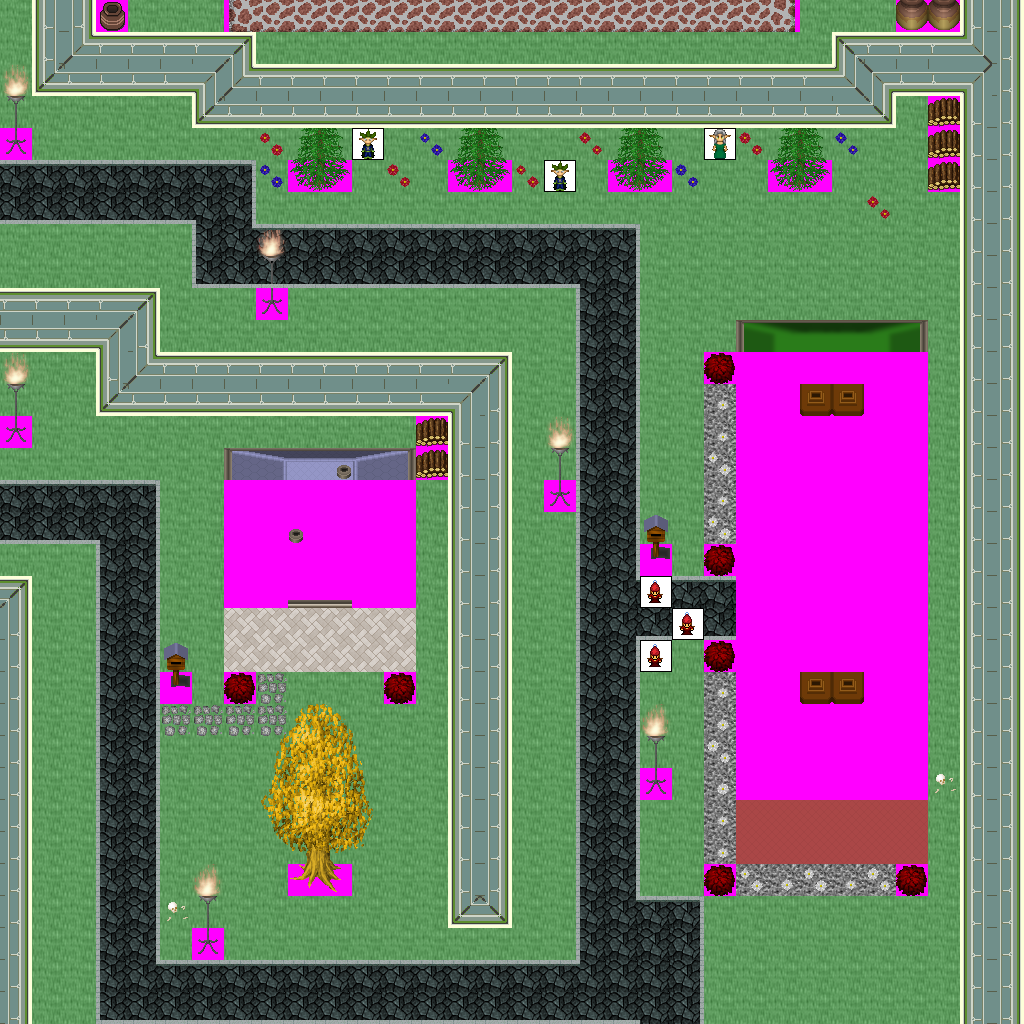

A level layout from a 2D game, rendered from its tile map. Below: a short description, then the map file with tile-grid data replaced by summaries:
An orthogonal 32x32 tile map with 32x32 px tiles, 7 tile layers (Ground, Objects, Above, Walkable, ...), 35 tilesets and 14 objects (7x newmap, from_east_0, from_east_1, from_east_2, from_east_3, ...).

<map version="1.0" orientation="orthogonal" width="32" height="32" tilewidth="32" tileheight="32">
 <tileset firstgid="1" name="ground_indoor_tiles" tilewidth="32" tileheight="32">
  <image source="../drawable/ground_indoor_tiles.png" width="64" height="128" />
 </tileset>
 <tileset firstgid="9" name="building_wall_int_blue_green" tilewidth="32" tileheight="32">
  <image source="../drawable/building_wall_int_blue_green.png" width="128" height="128" />
 </tileset>
 <tileset firstgid="25" name="building_wall_int_green_blue" tilewidth="32" tileheight="32">
  <image source="../drawable/building_wall_int_green_blue.png" width="128" height="128" />
 </tileset>
 <tileset firstgid="41" name="item_corpse_skull_pale" tilewidth="32" tileheight="32">
  <image source="../drawable/item_corpse_skull_pale.png" width="64" height="32" />
 </tileset>
 <tileset firstgid="43" name="building_wall_stone" tilewidth="32" tileheight="32">
  <image source="../drawable/building_wall_stone.png" width="96" height="128" />
 </tileset>
 <tileset firstgid="55" name="building_decoration_chimney" tilewidth="32" tileheight="32">
  <image source="../drawable/building_decoration_chimney.png" width="32" height="64" />
 </tileset>
 <tileset firstgid="57" name="building_door_closed" tilewidth="32" tileheight="32">
  <image source="../drawable/building_door_closed.png" width="32" height="32" />
 </tileset>
 <tileset firstgid="58" name="building_door_door" tilewidth="32" tileheight="32">
  <image source="../drawable/building_door_door.png" width="96" height="64" />
 </tileset>
 <tileset firstgid="64" name="building_roof_blue" tilewidth="32" tileheight="32">
  <image source="../drawable/building_roof_blue.png" width="160" height="128" />
 </tileset>
 <tileset firstgid="84" name="building_roof_green" tilewidth="32" tileheight="32">
  <image source="../drawable/building_roof_green.png" width="160" height="128" />
 </tileset>
 <tileset firstgid="104" name="building_roof_red" tilewidth="32" tileheight="32">
  <image source="../drawable/building_roof_red.png" width="160" height="128" />
 </tileset>
 <tileset firstgid="124" name="building_roof_roof_borders" tilewidth="32" tileheight="32">
  <image source="../drawable/building_roof_roof_borders.png" width="96" height="96" />
 </tileset>
 <tileset firstgid="133" name="building_window_window_long" tilewidth="32" tileheight="32">
  <image source="../drawable/building_window_window_long.png" width="96" height="32" />
 </tileset>
 <tileset firstgid="136" name="ground_cobbled_paving" tilewidth="32" tileheight="32">
  <image source="../drawable/ground_cobbled_paving.png" width="32" height="32" />
 </tileset>
 <tileset firstgid="137" name="ground_gravel" tilewidth="32" tileheight="32">
  <image source="../drawable/ground_gravel.png" width="32" height="32" />
 </tileset>
 <tileset firstgid="138" name="ground_stone_floors" tilewidth="32" tileheight="32">
  <image source="../drawable/ground_stone_floors.png" width="96" height="64" />
 </tileset>
 <tileset firstgid="144" name="ground_ground" tilewidth="32" tileheight="32">
  <image source="../drawable/ground_ground.png" width="96" height="352" />
 </tileset>
 <tileset firstgid="177" name="plant_bush_various_small" tilewidth="32" tileheight="32">
  <image source="../drawable/plant_bush_various_small.png" width="96" height="96" />
 </tileset>
 <tileset firstgid="186" name="plant_flower_daisy_blue" tilewidth="32" tileheight="32">
  <image source="../drawable/plant_flower_daisy_blue.png" width="64" height="128" />
 </tileset>
 <tileset firstgid="194" name="plant_flower_daisy_red" tilewidth="32" tileheight="32">
  <image source="../drawable/plant_flower_daisy_red.png" width="64" height="128" />
 </tileset>
 <tileset firstgid="202" name="plant_flower_daisy_white" tilewidth="32" tileheight="32">
  <image source="../drawable/plant_flower_daisy_white.png" width="64" height="128" />
 </tileset>
 <tileset firstgid="210" name="plant_tree_spruce" tilewidth="32" tileheight="32">
  <image source="../drawable/plant_tree_spruce.png" width="64" height="96" />
 </tileset>
 <tileset firstgid="216" name="item_pot_pot_purple" tilewidth="32" tileheight="32">
  <image source="../drawable/item_pot_pot_purple.png" width="32" height="32" />
 </tileset>
 <tileset firstgid="217" name="item_pot_pot_tall" tilewidth="32" tileheight="32">
  <image source="../drawable/item_pot_pot_tall.png" width="32" height="64" />
 </tileset>
 <tileset firstgid="219" name="item_postbox" tilewidth="32" tileheight="32">
  <image source="../drawable/item_postbox.png" width="64" height="64" />
 </tileset>
 <tileset firstgid="223" name="furniture_light_iron_lamp" tilewidth="32" tileheight="32">
  <image source="../drawable/furniture_light_iron_lamp.png" width="32" height="96" />
 </tileset>
 <tileset firstgid="226" name="furniture_light_flames" tilewidth="32" tileheight="32">
  <image source="../drawable/furniture_light_flames.png" width="192" height="32" />
 </tileset>
 <tileset firstgid="232" name="building_wall_bricked_edges" tilewidth="32" tileheight="32">
  <image source="../drawable/building_wall_bricked_edges.png" width="160" height="160" />
 </tileset>
 <tileset firstgid="257" name="plant_tree_tree_golden_large" tilewidth="32" tileheight="32">
  <image source="../drawable/plant_tree_tree_golden_large.png" width="128" height="192" />
 </tileset>
 <tileset firstgid="281" name="building_decoration_chimney_big" tilewidth="32" tileheight="32">
  <image source="../drawable/building_decoration_chimney_big.png" width="32" height="64" />
 </tileset>
 <tileset firstgid="283" name="logic_creature_elf" tilewidth="32" tileheight="32">
  <image source="../drawable/logic_creature_elf.png" width="256" height="64" />
 </tileset>
 <tileset firstgid="299" name="logic_creature_gnome" tilewidth="32" tileheight="32">
  <image source="../drawable/logic_creature_gnome.png" width="192" height="32" />
 </tileset>
 <tileset firstgid="305" name="plant_vine" tilewidth="32" tileheight="32">
  <image source="../drawable/plant_vine.png" width="32" height="96" />
 </tileset>
 <tileset firstgid="308" name="item_firewood" tilewidth="32" tileheight="32">
  <image source="../drawable/item_firewood.png" width="96" height="128" />
 </tileset>
 <tileset firstgid="320" name="walkable_sentinel" tilewidth="32" tileheight="32">
  <image source="../drawable/walkable_sentinel.png" width="32" height="32" />
 </tileset>
 <layer name="Ground" width="32" height="32">
  <data>[1024 cells, 1024 non-empty, 4 distinct tile ids]</data>
 </layer>
 <layer name="Objects" width="32" height="32">
  <data>[1024 cells, 33 non-empty, 11 distinct tile ids]</data>
 </layer>
 <layer name="Above" width="32" height="32">
  <data>[1024 cells, 170 non-empty, 68 distinct tile ids]</data>
 </layer>
 <layer name="Walkable" width="32" height="32">
  <data>[1024 cells, 393 non-empty, 1 distinct tile ids]</data>
 </layer>
 <layer name="Objects_stendhal" width="32" height="32">
  <data>[1024 cells, 481 non-empty, 53 distinct tile ids]</data>
 </layer>
 <layer name="Above_stendhal" width="32" height="32">
  <data>[1024 cells, 8 non-empty, 4 distinct tile ids]</data>
 </layer>
 <layer name="Objects_stendhal2" width="32" height="32">
  <data>[1024 cells, 6 non-empty, 3 distinct tile ids]</data>
 </layer>
 <objectgroup name="Mapevents" width="32" height="32">
  <object name="exit_west_0" type="newmap" x="0" y="0" width="32" height="128">
   <properties>
    <property name="map" value="level_1_fado_great_cave_n_e3_x2_y3" />
    <property name="place" value="from_west_0" />
   </properties>
  </object>
  </objectgroup>
 <objectgroup name="Spawn" width="32" height="32">
  <!-- 7 objects omitted --></objectgroup>
 <objectgroup name="Keys" width="32" height="32" />
 <objectgroup name="Replace" width="32" height="32" />
</map>
<!-- 13 of 14 objects omitted -->
